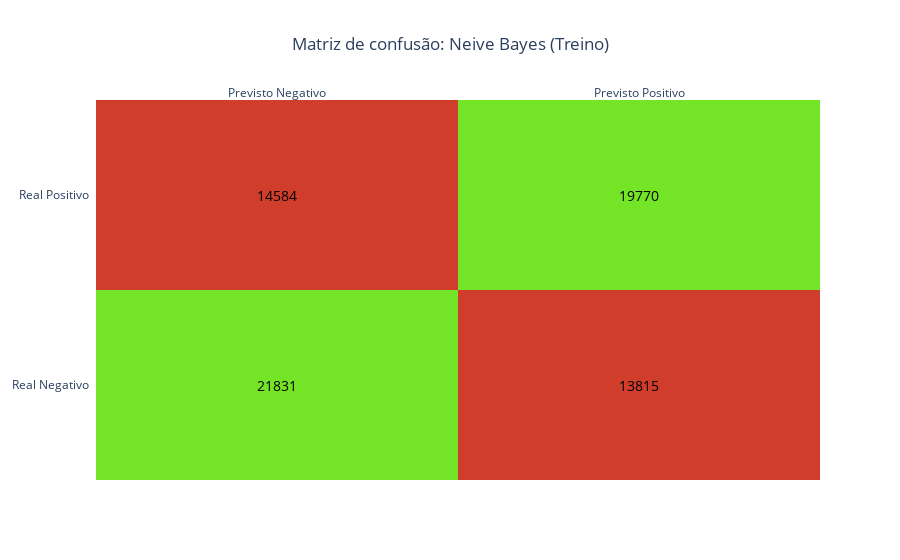

The cell this chart's notebook holds for it:
### Code cell
plot_matrix(matriz_neive_treino, 'Neive Bayes', 'Treino')

### Figure 1 — Plotly figure (JSON) as saved in the notebook; plotly's stock layout.template omitted (floating-point values rounded to 4 significant figures)
{"data": [{"colorscale": [[0, "#d03d2a"], [1, "#73e526"]], "reversescale": false, "showscale": false, "type": "heatmap", "x": ["Previsto Negativo", "Previsto Positivo"], "y": ["Real Negativo", "Real Positivo"], "z": [[1, 0], [0, 1]]}], "layout": {"annotations": [{"font": {"color": "black", "size": 14}, "showarrow": false, "text": "21831", "x": "Previsto Negativo", "xref": "x", "y": "Real Negativo", "yref": "y"}, {"font": {"color": "black", "size": 14}, "showarrow": false, "text": "13815", "x": "Previsto Positivo", "xref": "x", "y": "Real Negativo", "yref": "y"}, {"font": {"color": "black", "size": 14}, "showarrow": false, "text": "14584", "x": "Previsto Negativo", "xref": "x", "y": "Real Positivo", "yref": "y"}, {"font": {"color": "black", "size": 14}, "showarrow": false, "text": "19770", "x": "Previsto Positivo", "xref": "x", "y": "Real Positivo", "yref": "y"}], "title": {"text": "Matriz de confusão: Neive Bayes (Treino)", "x": 0.5}, "xaxis": {"dtick": 1, "gridcolor": "rgb(0, 0, 0)", "side": "top", "ticks": ""}, "yaxis": {"dtick": 1, "ticks": "", "ticksuffix": "  "}}}
